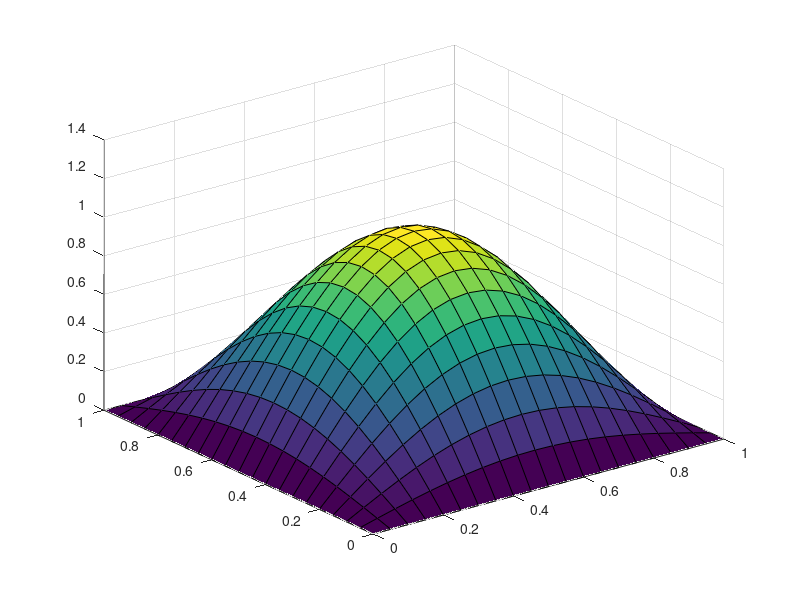

The MATLAB script that drew this image:
x = 0:1/20:1;
y = 0:1/20:1;
[X, Y] = meshgrid(x, y);
u = [0 , 0 , 0 , 0 , 0 , 0 , 0 , 0 , 0 , 0 , 0 , 0 , 0 , 0 , 0 , 0 , 0 , 0 , 0 , 0 , 0 , ;
0 , 0.0245221 , 0.0484404 , 0.0711659 , 0.0921391 , 0.110844 , 0.126819 , 0.139671 , 0.149084 , 0.154826 , 0.156756 , 0.154826 , 0.149084 , 0.139671 , 0.126819 , 0.110844 , 0.0921391 , 0.0711659 , 0.0484404 , 0.0245221 , 1.91577e-17 , ;
0 , 0.0484404 , 0.095688 , 0.140579 , 0.182009 , 0.218958 , 0.250514 , 0.275903 , 0.294497 , 0.305841 , 0.309653 , 0.305841 , 0.294497 , 0.275903 , 0.250514 , 0.218958 , 0.182009 , 0.140579 , 0.095688 , 0.0484404 , 3.78437e-17 , ;
0 , 0.0711659 , 0.140579 , 0.206532 , 0.267398 , 0.32168 , 0.368042 , 0.405341 , 0.432659 , 0.449324 , 0.454925 , 0.449324 , 0.432659 , 0.405341 , 0.368042 , 0.32168 , 0.267398 , 0.206532 , 0.140579 , 0.0711659 , 5.55978e-17 , ;
0 , 0.0921391 , 0.182009 , 0.267398 , 0.346202 , 0.416482 , 0.476507 , 0.524798 , 0.560167 , 0.581743 , 0.588995 , 0.581743 , 0.560167 , 0.524798 , 0.476507 , 0.416482 , 0.346202 , 0.267398 , 0.182009 , 0.0921391 , 7.19829e-17 , ;
0 , 0.110844 , 0.218958 , 0.32168 , 0.416482 , 0.501029 , 0.573239 , 0.631333 , 0.673882 , 0.699838 , 0.708562 , 0.699838 , 0.673882 , 0.631333 , 0.573239 , 0.501029 , 0.416482 , 0.32168 , 0.218958 , 0.110844 , 8.65956e-17 , ;
0 , 0.126819 , 0.250514 , 0.368042 , 0.476507 , 0.573239 , 0.655855 , 0.722323 , 0.771004 , 0.800701 , 0.810682 , 0.800701 , 0.771004 , 0.722323 , 0.655855 , 0.573239 , 0.476507 , 0.368042 , 0.250514 , 0.126819 , 9.9076e-17 , ;
0 , 0.139671 , 0.275903 , 0.405341 , 0.524798 , 0.631333 , 0.722323 , 0.795526 , 0.849141 , 0.881848 , 0.89284 , 0.881848 , 0.849141 , 0.795526 , 0.722323 , 0.631333 , 0.524798 , 0.405341 , 0.275903 , 0.139671 , 1.09117e-16 , ;
0 , 0.149084 , 0.294497 , 0.432659 , 0.560167 , 0.673882 , 0.771004 , 0.849141 , 0.90637 , 0.94128 , 0.953014 , 0.94128 , 0.90637 , 0.849141 , 0.771004 , 0.673882 , 0.560167 , 0.432659 , 0.294497 , 0.149084 , 1.16471e-16 , ;
0 , 0.154826 , 0.305841 , 0.449324 , 0.581743 , 0.699838 , 0.800701 , 0.881848 , 0.94128 , 0.977536 , 0.989721 , 0.977536 , 0.94128 , 0.881848 , 0.800701 , 0.699838 , 0.581743 , 0.449324 , 0.305841 , 0.154826 , 1.20957e-16 , ;
0 , 0.156756 , 0.309653 , 0.454925 , 0.588995 , 0.708562 , 0.810682 , 0.89284 , 0.953014 , 0.989721 , 1.00206 , 0.989721 , 0.953014 , 0.89284 , 0.810682 , 0.708562 , 0.588995 , 0.454925 , 0.309653 , 0.156756 , 1.22465e-16 , ;
0 , 0.154826 , 0.305841 , 0.449324 , 0.581743 , 0.699838 , 0.800701 , 0.881848 , 0.94128 , 0.977536 , 0.989721 , 0.977536 , 0.94128 , 0.881848 , 0.800701 , 0.699838 , 0.581743 , 0.449324 , 0.305841 , 0.154826 , 1.20957e-16 , ;
0 , 0.149084 , 0.294497 , 0.432659 , 0.560167 , 0.673882 , 0.771004 , 0.849141 , 0.90637 , 0.94128 , 0.953014 , 0.94128 , 0.90637 , 0.849141 , 0.771004 , 0.673882 , 0.560167 , 0.432659 , 0.294497 , 0.149084 , 1.16471e-16 , ;
0 , 0.139671 , 0.275903 , 0.405341 , 0.524798 , 0.631333 , 0.722323 , 0.795526 , 0.849141 , 0.881848 , 0.89284 , 0.881848 , 0.849141 , 0.795526 , 0.722323 , 0.631333 , 0.524798 , 0.405341 , 0.275903 , 0.139671 , 1.09117e-16 , ;
0 , 0.126819 , 0.250514 , 0.368042 , 0.476507 , 0.573239 , 0.655855 , 0.722323 , 0.771004 , 0.800701 , 0.810682 , 0.800701 , 0.771004 , 0.722323 , 0.655855 , 0.573239 , 0.476507 , 0.368042 , 0.250514 , 0.126819 , 9.9076e-17 , ;
0 , 0.110844 , 0.218958 , 0.32168 , 0.416482 , 0.501029 , 0.573239 , 0.631333 , 0.673882 , 0.699838 , 0.708562 , 0.699838 , 0.673882 , 0.631333 , 0.573239 , 0.501029 , 0.416482 , 0.32168 , 0.218958 , 0.110844 , 8.65956e-17 , ;
0 , 0.0921391 , 0.182009 , 0.267398 , 0.346202 , 0.416482 , 0.476507 , 0.524798 , 0.560167 , 0.581743 , 0.588995 , 0.581743 , 0.560167 , 0.524798 , 0.476507 , 0.416482 , 0.346202 , 0.267398 , 0.182009 , 0.0921391 , 7.19829e-17 , ;
0 , 0.0711659 , 0.140579 , 0.206532 , 0.267398 , 0.32168 , 0.368042 , 0.405341 , 0.432659 , 0.449324 , 0.454925 , 0.449324 , 0.432659 , 0.405341 , 0.368042 , 0.32168 , 0.267398 , 0.206532 , 0.140579 , 0.0711659 , 5.55978e-17 , ;
0 , 0.0484404 , 0.095688 , 0.140579 , 0.182009 , 0.218958 , 0.250514 , 0.275903 , 0.294497 , 0.305841 , 0.309653 , 0.305841 , 0.294497 , 0.275903 , 0.250514 , 0.218958 , 0.182009 , 0.140579 , 0.095688 , 0.0484404 , 3.78437e-17 , ;
0 , 0.0245221 , 0.0484404 , 0.0711659 , 0.0921391 , 0.110844 , 0.126819 , 0.139671 , 0.149084 , 0.154826 , 0.156756 , 0.154826 , 0.149084 , 0.139671 , 0.126819 , 0.110844 , 0.0921391 , 0.0711659 , 0.0484404 , 0.0245221 , 1.91577e-17 , ;
0 , 1.91577e-17 , 3.78437e-17 , 5.55978e-17 , 7.19829e-17 , 8.65956e-17 , 9.9076e-17 , 1.09117e-16 , 1.16471e-16 , 1.20957e-16 , 1.22465e-16 , 1.20957e-16 , 1.16471e-16 , 1.09117e-16 , 9.9076e-17 , 8.65956e-17 , 7.19829e-17 , 5.55978e-17 , 3.78437e-17 , 1.91577e-17 , 1.49976e-32 , ;
];
surf(X, Y, u);
